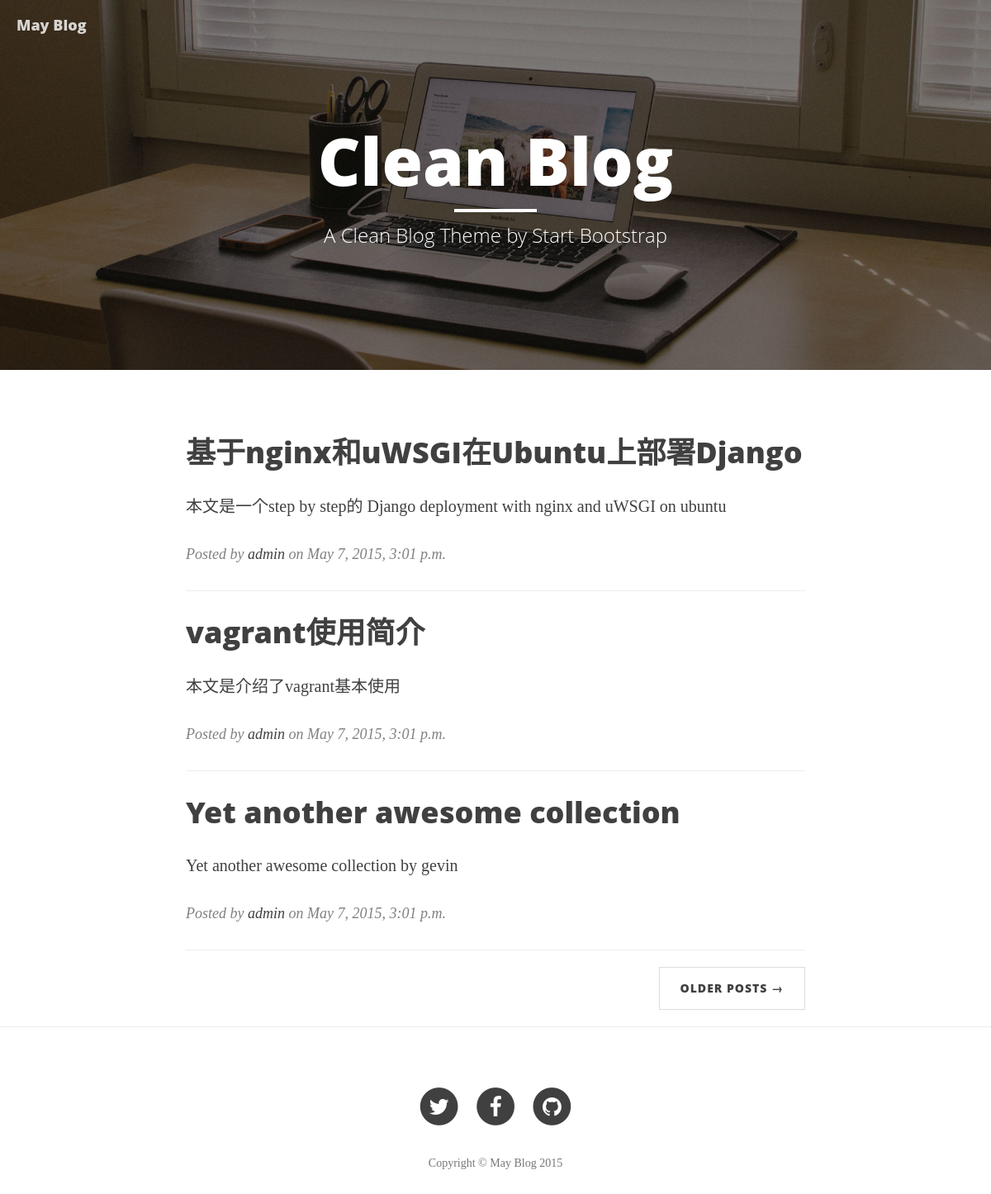
Before: / with the older database file.
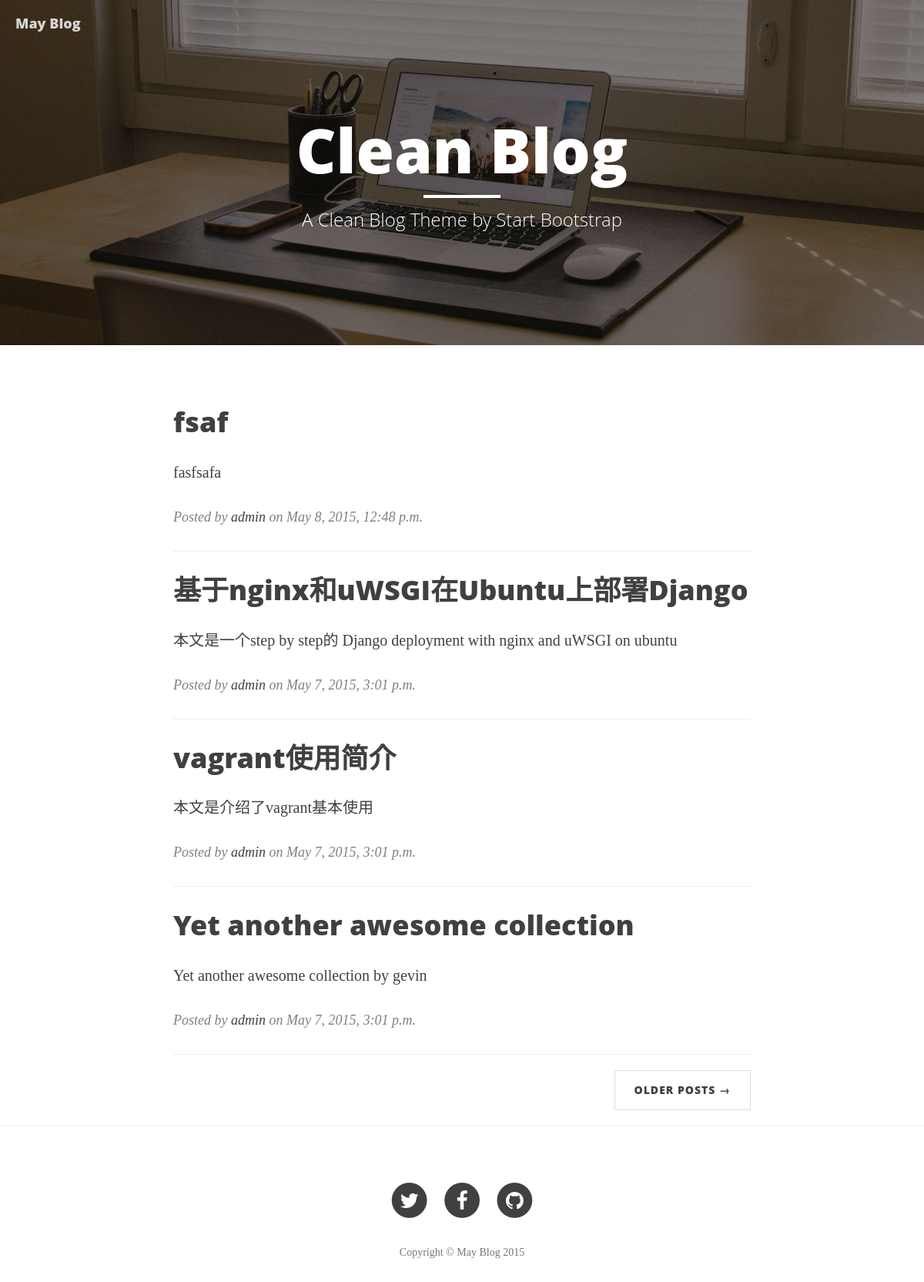
After: the same page with the newer database file.
### main/models.py (models this page shows, shortened)
class Post(models.Model):
    title = models.CharField(max_length=256, default='new blog')
    abstract = models.TextField(null=True, blank=True)
    raw = models.TextField()
    pub_time = models.DateTimeField(auto_now_add=True)
    update_time = models.DateTimeField(auto_now=True)
    content_html = models.TextField()
    author = models.ForeignKey(User)
    tags = models.ManyToManyField('Tag')
    catagory = models.ForeignKey('Catagory', null=True, blank=True)
    is_draft = models.BooleanField(default=False)

### main/views.py (the view)
# urls.py: url(r'^$', views.Index.as_view(), name='index'),
class Index(View):
    template_name = 'main/index.html'
    def get(self, request):
        data = {}
        posts = models.Post.objects.filter(is_draft=False).order_by('-id')
        pages = models.Page.objects.all()
        data['posts'] = posts
        data['pages'] = pages
        return render(request, self.template_name, data)

### templates/main/index.html
{% extends 'base.html' %}
{% load static %}
{% block header %}
<header class="intro-header" style="background-image: url('{% static 'img/home-bg.jpg' %} ')">
        <div class="container">
            <div class="row">
                <div class="col-lg-8 col-lg-offset-2 col-md-10 col-md-offset-1">
                    <div class="site-heading">
                        <h1>Clean Blog</h1>
                        <hr class="small">
                        <span class="subheading">A Clean Blog Theme by Start Bootstrap</span>
                    </div>
                </div>
            </div>
        </div>
    </header>
{% endblock %}
{% block main %}
<div class="container">
    <div class="row">
        <div class="col-lg-8 col-lg-offset-2 col-md-10 col-md-offset-1">
            {% for post in posts %}
            <div class="post-preview">
                <a href="{% url 'main:post' post.id %}">
                    <h2 class="post-title">
                        {{post.title}}
                    </h2>
                </a>
                <p class="post-subtitle">
                    {{post.abstract}}
                </p>
                <p class="post-meta">Posted by <a href="#">{{ post.author.username }}</a> on {{post.pub_time}}</p>
            </div>
            <hr>
            {% endfor %}
            <ul class="pager">
                <li class="next">
                    <a href="#">Older Posts &rarr;</a>
                </li>
            </ul>
        </div>
    </div>
</div>
<hr>
{% endblock %}

### templates/base.html (shortened to what this page needs)
<!DOCTYPE html>
<html lang="en">
<head>
    {% load static %}
     <link href="{% static 'css/bootstrap.min.css' %} " rel="stylesheet">
    <link href="{% static 'css/clean-blog.min.css' %} " rel="stylesheet">
    <link rel="stylesheet" href="//cdnjs.cloudflare.com/ajax/libs/highlight.js/8.5/styles/default.min.css">
    <link href="http://maxcdn.bootstrapcdn.com/font-awesome/4.1.0/css/font-awesome.min.css" rel="stylesheet" type="text/css">
    <link href='http://fonts.useso.com/css?family=Lora:400,700,400italic,700italic' rel='stylesheet' type='text/css'>
    <link href='http://fonts.useso.com/css?family=Open+Sans:300italic,400italic,600italic,700italic,800italic,400,300,600,700,800' rel='stylesheet' type='text/css'>
</head>
<body>
    <nav class="navbar navbar-default navbar-custom navbar-fixed-top">
        <div class="container-fluid">
            <div class="navbar-header page-scroll">
                <a class="navbar-brand" href="{% url 'main:index' %}">May Blog</a>
            </div>
            <div class="collapse navbar-collapse" id="bs-example-navbar-collapse-1">
            </div>
        </div>
    </nav>
    {%block header %}{% endblock %}
    {%block main %}{% endblock %}
    <footer>
        <div class="container">
            <div class="row">
                <div class="col-lg-8 col-lg-offset-2 col-md-10 col-md-offset-1">
                    <ul class="list-inline text-center">
                        <li>
                            <a href="#">
                                <span class="fa-stack fa-lg">
                                    <i class="fa fa-circle fa-stack-2x"></i>
                                    <i class="fa fa-twitter fa-stack-1x fa-inverse"></i>
                                </span>
                            </a>
                        </li>
                        <li>
                            <a href="#">
                                <span class="fa-stack fa-lg">
                                    <i class="fa fa-circle fa-stack-2x"></i>
                                    <i class="fa fa-facebook fa-stack-1x fa-inverse"></i>
                                </span>
                            </a>
                        </li>
                        <li>
                            <a href="#">
                                <span class="fa-stack fa-lg">
                                    <i class="fa fa-circle fa-stack-2x"></i>
                                    <i class="fa fa-github fa-stack-1x fa-inverse"></i>
                                </span>
                            </a>
                        </li>
                    </ul>
                    <p class="copyright text-muted">Copyright &copy; May Blog 2015</p>
                </div>
            </div>
        </div>
    </footer>
</body>
</html>

Changed rows visible on the page:
added Post: title "fsaf", abstract "fasfsafa", author.username "admin", pub_time "May 8, 2015, 12:48 p.m."
